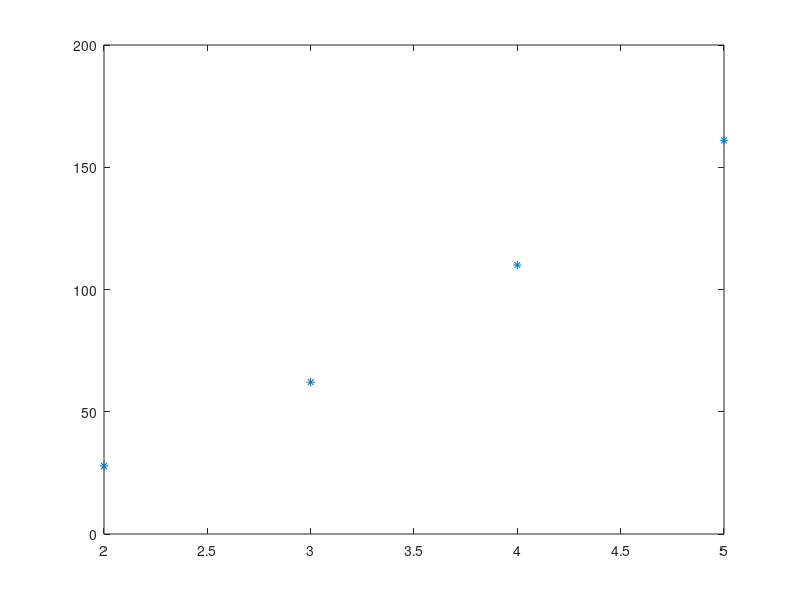

Reproduce this figure in MATLAB. (Note: this script raises an error after producing the figure.)
clc
clear all

x=[2 3 4 5];
y=[27.8 62.1 110 161];
n=length(x);

plot(x,y,'*');
hold on

A=[n sum(log(x),2);sum(log(x),2) sum(log(x).^2,2)];
B=[sum(log(y),2);sum(log(y).*log(x),2)];

X=inv(A)*B;

syms z
f=@(z) (exp(X(1)))*(z^X(2));
%g=@(e) exp(f);
fplot(f);